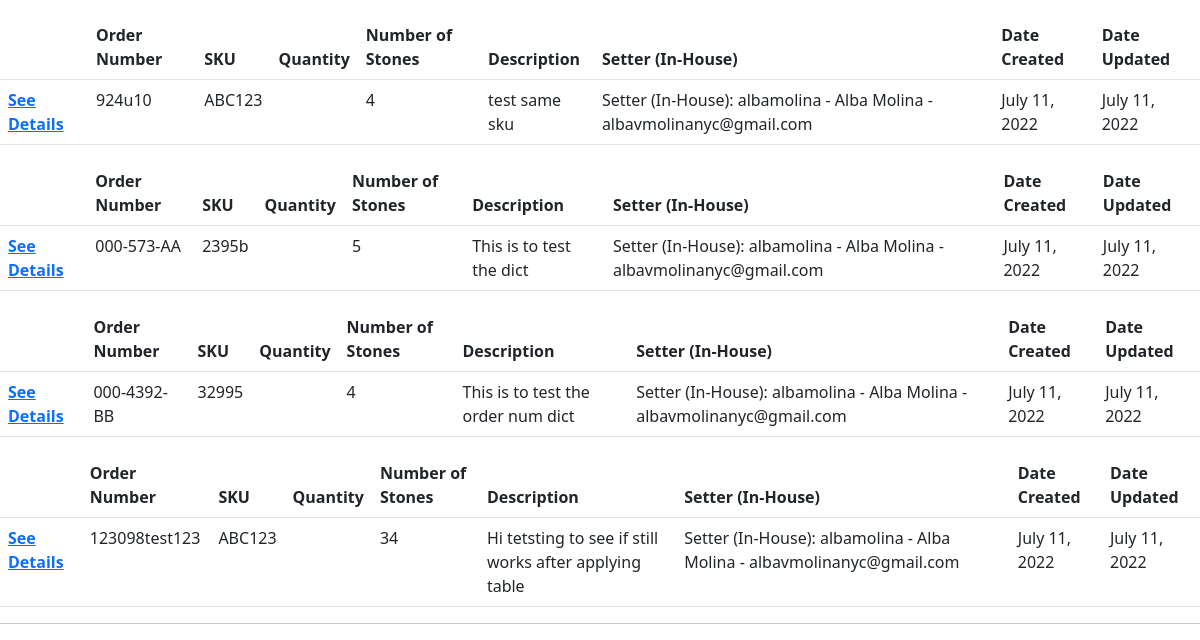
Before: / (lower part) with the older database file.
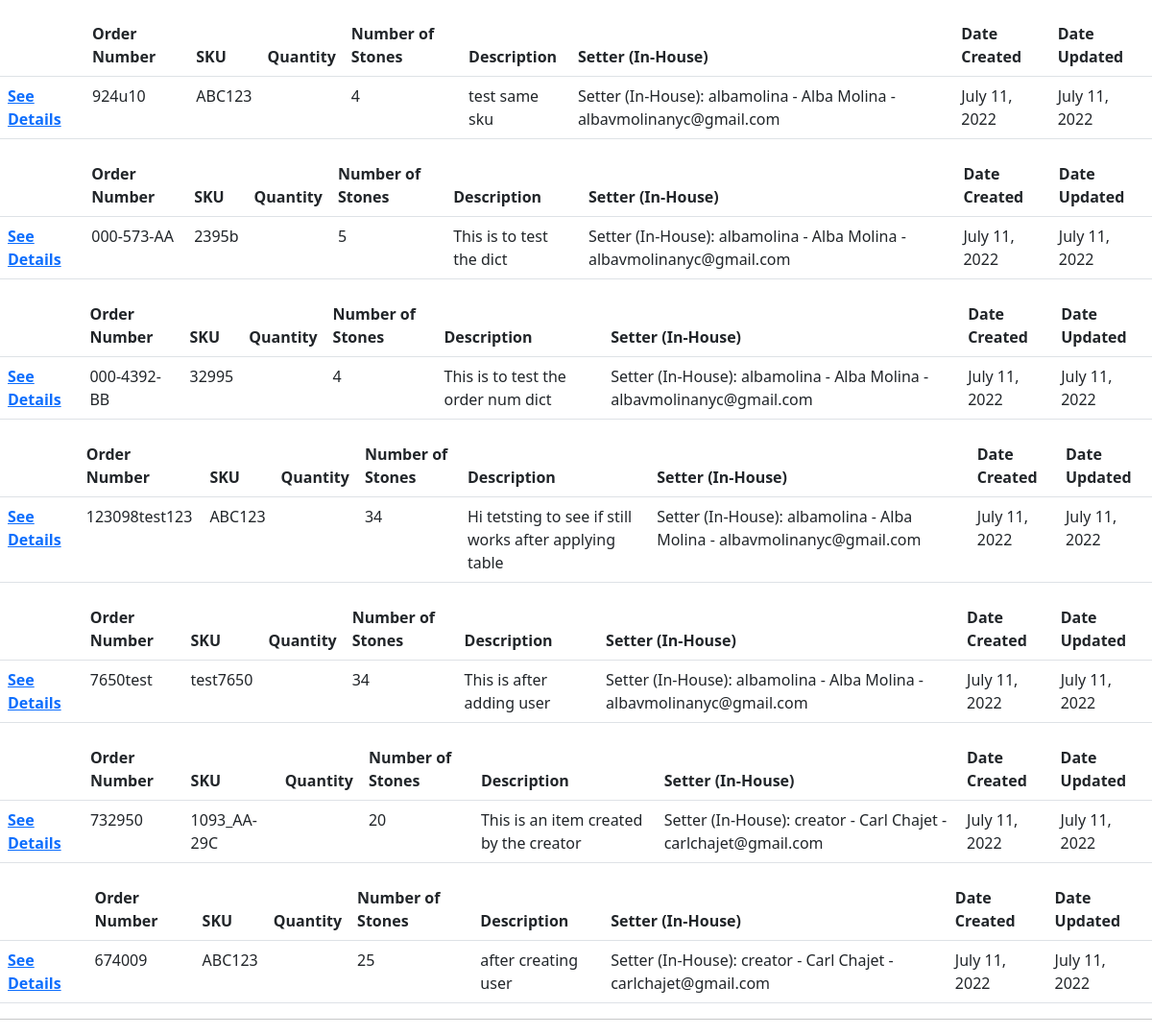
After: the same page with the newer database file.
### thetracker/models.py (models this page shows, shortened)
class Job(models.Model):
    order_num = models.CharField(max_length=275)
    SKU = models.CharField(max_length=275)
    num_items = models.IntegerField()
    num_stones = models.IntegerField()
    description_text = models.TextField()
    setter_name = models.ForeignKey(User, on_delete=models.PROTECT)
    created = models.DateField(auto_now_add=True)
    updated = models.DateField(auto_now=True)

### thetracker/views.py (the view)
# urls.py: path('', HomeView.as_view(), name='home'),
class HomeView(ListView):
    model = Job
    filter = JobFilter
    template_name = 'home.html'
    def get_context_data(self, **kwargs):
        context = super().get_context_data(**kwargs)
        context['filter'] = JobFilter(self.request.GET, queryset=self.get_queryset())
        return context

### thetracker/templates/home.html (shortened to what this page needs)
{% extends 'base.html' %} {% block content %}
{% for job in filter.qs %}
<div class=".table-responsive{-sm|-md|-lg|-xl|-xxl}">
  <table class="table">
    <thead>
      <tr>
        <th scope="col"></th>
        <th scope="col">Order Number</th>
        <th scope="col">SKU</th>
        <th scope="col">Quantity</th>
        <th scope="col">Number of Stones</th>
        <th scope="col">Description</th>
        <th scope="col">Setter (In-House)</th>
        <th scope="col">Date Created</th>
        <th scope="col">Date Updated</th>
      </tr>
    </thead>
    <tbody>
      <tr>
        <th scope="row"> <a href="{% url 'job-detail' job.pk %}"> See Details</a> </th>
        <td>{{ job.order_num }}</td>
        <td>{{ job.SKU }}</td>
        <td>{{ job.num_item }}</td>
        <td>{{ job.num_stones }}</td>
        <td>{{ job.description_text }}</td>
        <td>Setter (In-House): {{ job.setter_name }} - {{ job.setter_name.first_name }}
          {{ job.setter_name.last_name }}
          - {{ job.setter_name.email }}</td>
        <td>{{ job.created }}</td>
        <td>{{ job.updated }}</td>
      </tr>
    </tbody>
  </table>
</div>
{% endfor %}
<hr />
{% endblock %}

### thetracker/templates/base.html (shortened to what this page needs)
<!DOCTYPE html>
<html lang="en">
<head>
    <link rel="stylesheet" href="https://cdn.jsdelivr.net/npm/bootstrap@5.2.0-beta1/dist/css/bootstrap.min.css">
</head>
<body>
    {% block content %}
    {% endblock %}
</body>
</html>

Changed rows visible on the page:
added Job: order_num "7650test", SKU "test7650", num_stones "34", description_text "This is after adding user", setter_name "albamolina", setter_name.first_name "Alba", setter_name.last_name "Molina", setter_name.email "albavmolinanyc@gmail.com", created "July 11, 2022", updated "July 11, 2022"
added Job: order_num "732950", SKU "1093_AA-29C", num_stones "20", description_text "This is an item created by the creator", setter_name "creator", setter_name.first_name "Carl", setter_name.last_name "Chajet", setter_name.email "carlchajet@gmail.com", created "July 11, 2022", updated "July 11, 2022"
added Job: order_num "674009", SKU "ABC123", num_stones "25", description_text "after creating user", setter_name "creator", setter_name.first_name "Carl", setter_name.last_name "Chajet", setter_name.email "carlchajet@gmail.com", created "July 11, 2022", updated "July 11, 2022"
